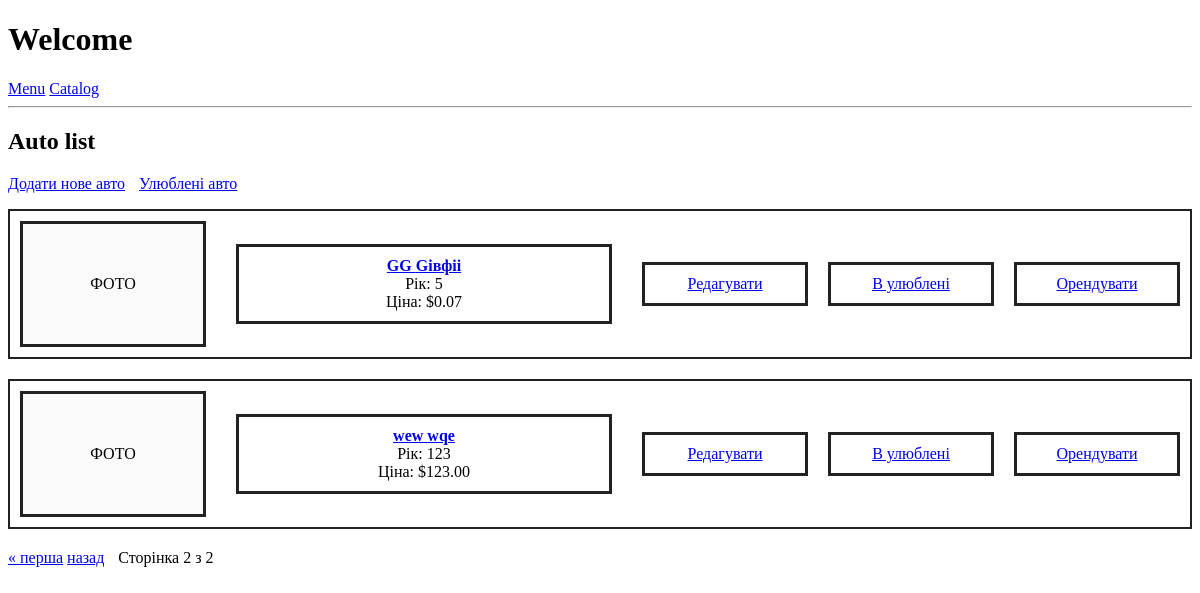
/catalog/?page=2, run on an earlier commit of the app's database.
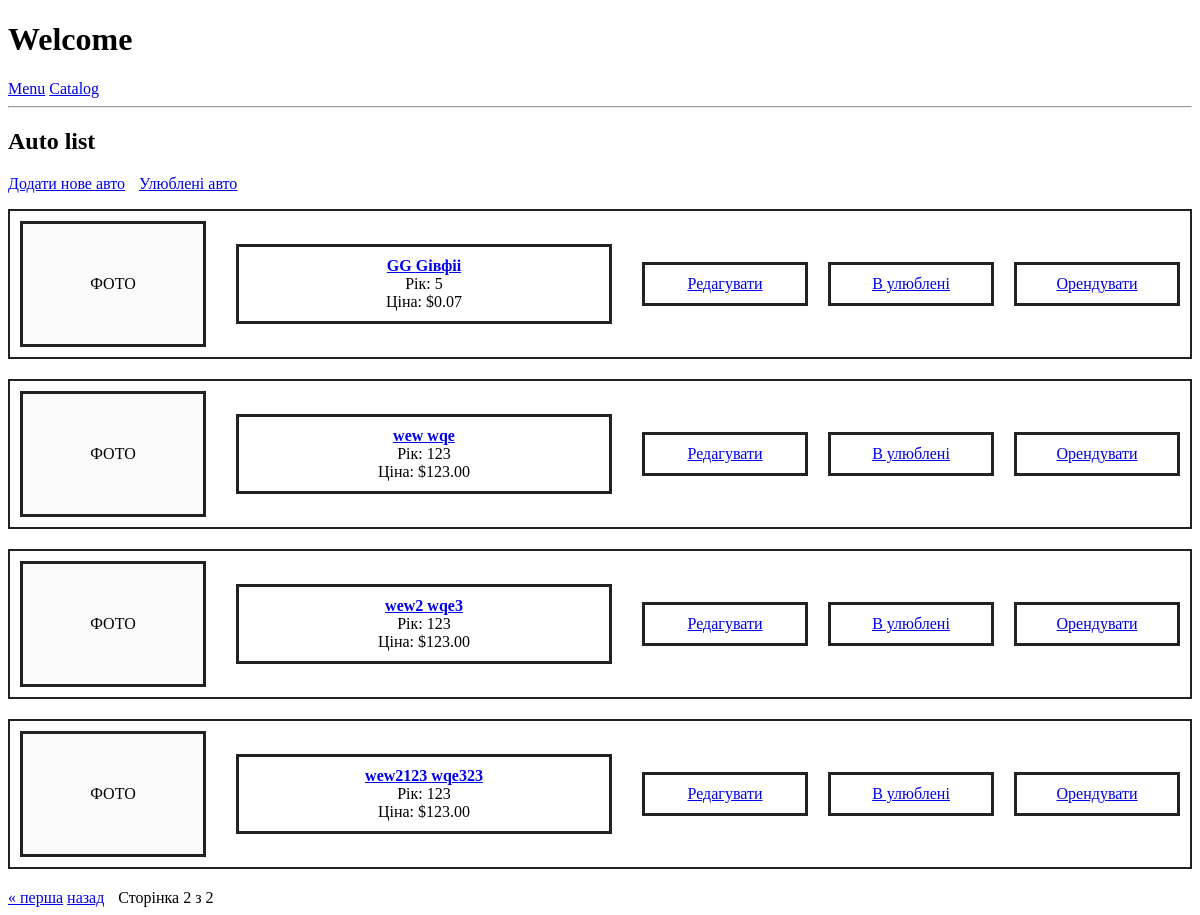
And on a later commit of the database.
### cars/models.py (models this page shows, shortened)
class Car(models.Model):
    name = models.CharField(max_length=100)
    brand = models.CharField(max_length=100)
    year = models.IntegerField()
    price = models.DecimalField(max_digits=10, decimal_places=2)
    image = models.ImageField(upload_to='carimages/', blank=True, null=True)

### cars/views.py (the view)
# urls.py: path('catalog/', views.catalog, name = 'catalog'),
def catalog(request):
    cars = Car.objects.all()
    car_status = {car.id: True for car in cars}
    paginator = Paginator(cars, 5)  # 5 машин на страницу
    page_number = request.GET.get('page')
    page_obj = paginator.get_page(page_number)
    return render(request, 'catalog.html', {'page_obj': page_obj, 'car_status': car_status})

### cars/templates/catalog.html (shortened to what this page needs)
{% extends 'layout.html'%}
{% block content %}
<h2>Auto list</h2>
<a href="{% url 'car_create' %}" class="btn btn-primary" style="margin-bottom: 15px;">Додати нове авто</a>
<a href="{% url 'favourite_list' %}" class="btn btn-success" style="margin-bottom: 15px; margin-left: 10px;">Улюблені авто</a>
<ul class="car-list">
    {% for car in page_obj %}
    <li class="car-item">
        <div class="car-photo">
            {% if car.image %}
                <img src="{{ car.image.url }}" alt="Фото авто">
            {% else %}
                <span>ФОТО</span>
            {% endif %}
        </div>
        <div class="car-info">
            <a href="{% url 'car_detail' car.id %}"><strong>{{ car.brand }} {{ car.name }}</strong></a><br>
            <span>Рік: {{ car.year }}</span><br>
            <span>Ціна: ${{ car.price }}</span>
        </div>
        <div class="car-actions">
            <a href="{% url 'car_edit' car.id %}">Редагувати</a>
            <a href="{% url 'add_to_favourite' car.id %}">В улюблені</a>
            <a href="{% url 'rent_car' %}?car_id={{ car.id }}">Орендувати</a>
        </div>
    </li>
    {% empty %}
    <li>No cars</li>
    {% endfor %}
</ul>
<div class="pagination" style="margin-top: 20px;">
    {% if page_obj.has_previous %}
        <a href="?page=1">&laquo; перша</a>
        <a href="?page={{ page_obj.previous_page_number }}">назад</a>
    {% endif %}
    <span style="margin: 0 10px;">
        Сторінка  {{ page_obj.number }} з {{ page_obj.paginator.num_pages }}
    </span>
</div>
{% endblock %}

### cars/templates/layout.html (shortened to what this page needs)
<!DOCTYPE html>
<html lang="en">
<head>
</head>
<body>
    <h1>Welcome</h1>
    <nav>
        <a href="/">Menu</a>
        <a href="/catalog/">Catalog</a>
    </nav>
    <hr>
    {% block content %}{% endblock  %}
</body>
</html>

### cars/templates/catalog.html (style rules this page uses)
.car-list { list-style: none; padding: 0; }
.car-item { display: flex; align-items: center; margin-bottom: 20px; border: 2px solid #222; padding: 10px; background: #fff; }
.car-photo { width: 180px; height: 120px; display: flex; align-items: center; justify-content: center; border: 3px solid #222; margin-right: 30px; background: #fafafa; }
.car-info { flex: 1; border: 3px solid #222; padding: 10px; margin-right: 30px; text-align: center; }
.car-actions { display: flex; gap: 20px; }
.car-actions a, .car-actions button { border: 3px solid #222; padding: 10px 20px; background: #fff; cursor: pointer; text-align: center; min-width: 120px; }

What changed in the data, as far as the page shows it:
added Car: shows "ФОТО", brand "wew2", name "wqe3", year "123", price "123.00"
added Car: shows "ФОТО", brand "wew2123", name "wqe323", year "123", price "123.00"
